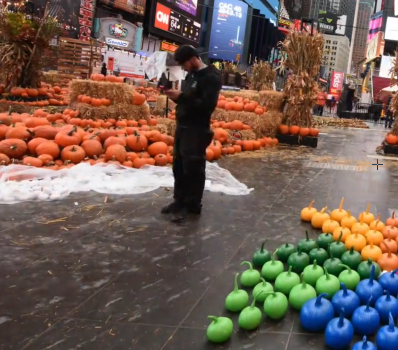
#> input picture image stitching/images/t1_1.png, 398 x 350 px
$ python t1.py
#> lines starting #> are read from the running program, lines starting #| are printed output that depends on the picture
#Only add your code inside the function (including newly improted packages)
# You can design a new function and call the new function in the given functions.
# Not following the project guidelines will result in a 10% reduction in grades

from cv2 import imshow
import cv2
import numpy as np
import matplotlib.pyplot as plt


def stitch_background(img1, img2, savepath=''):
    "The output image should be saved in the savepath."
    "Do NOT modify the code provided."
    img1c = img1
    img2c = img2
    img1 = cv2.copyMakeBorder(img1, 200, 200, 200, 200, cv2.BORDER_CONSTANT)
    img1_grey = cv2.cvtColor(img1, cv2.COLOR_BGR2GRAY)
    img2_grey = cv2.cvtColor(img2, cv2.COLOR_BGR2GRAY)
    sift = cv2.xfeatures2d.SIFT_create()
    kp1, des1 = sift.detectAndCompute(img1_grey, None)
    kp2, des2 = sift.detectAndCompute(img2_grey, None)

    bestMatches = getBestMatch(des1,des2)
    print(len(bestMatches))
    src_pts = np.float32([ kp1[m.get("imgOneIdx")].pt for m in bestMatches ]).reshape(-1,1,2)
    dst_pts = np.float32([ kp2[m.get("imgTwoIdx")].pt for m in bestMatches ]).reshape(-1,1,2)
    M, mask = cv2.findHomography(dst_pts, src_pts, cv2.RANSAC,5.0)

    warped = cv2.warpPerspective(img2, M, ((img2.shape[1] + img1.shape[1]), img1.shape[0]))

    img2_1 = warped[0:img1.shape[0], 0:img1.shape[1]]
    stitched_image = final(img2_1,img1)

    cv2.imwrite(savepath, stitched_image)
    return

def final(img1, img2):
    new = img2
    for i in range(img1.shape[0]):
        for j in range(img1.shape[1]):
            if abs(np.sum(img1[i][j])) == abs(np.sum(img2[i][j])):
                continue
            elif abs(np.sum(img1[i][j])) > abs(np.sum(img2[i][j])):
                new[i][j] = img1[i][j]
            elif abs(np.sum(img1[i][j])) < abs(np.sum(img2[i][j])):
                new[i][j] = img2[i][j]
    return new


def getBestMatch(imgOneFeatures,imgTwoFeatures):

    res = []
    for i in range(len(imgOneFeatures)):

        singleImgOneFeature = imgOneFeatures[i]
        ssdValues = doSSD(singleImgOneFeature,imgTwoFeatures)
        # print(ssdValues.shape)
        sortedssdValues = np.sort(ssdValues)
        # print(sortedssdValues.shape)
        firstMatch = sortedssdValues[0]
        secondMatch = sortedssdValues[1]
        if firstMatch < 0.8 * secondMatch:
            firstMatchIdx = np.where(ssdValues == firstMatch)[0][0]
            match = {
                "imgOneIdx":i,
                "imgTwoIdx":firstMatchIdx,
                "distance":firstMatch
            }
            res.append(match)
    print(res)
    return res


def doSSD(singleImgOneFeature,imgTwoFeatures):

    x = np.subtract(singleImgOneFeature,imgTwoFeatures)
    x = np.square(x)
    x = np.sum(x,axis = 1)
    x = np.sqrt(x)
    return x

if __name__ == "__main__":
    img1 = cv2.imread('./images/t1_1.png')
#> img1 is the input picture: shape (350, 398, 3); mean B, G, R 83.2, 93.9, 113.9
    img2 = cv2.imread('./images/t1_2.png')
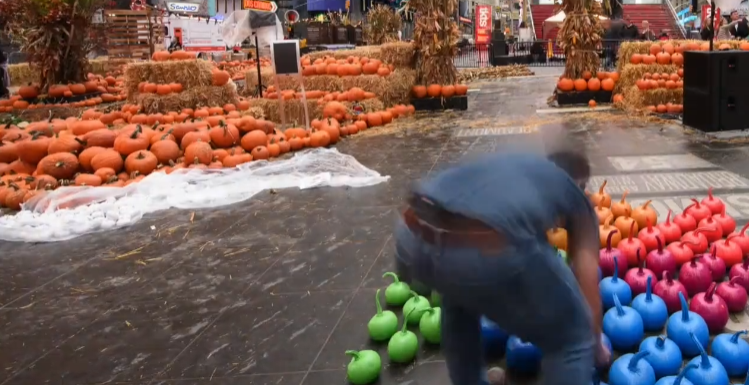
#> input picture image stitching/images/t1_2.png, 749 x 385 px
#> img2 is the input picture: shape (385, 749, 3); mean B, G, R 85, 91.1, 117.7
    savepath = 'task1.png'
    stitch_background(img1, img2, savepath=savepath)
#> in stitch_background, `img1_grey = cv2.cvtColor(img1, cv2.COLOR_BGR2GRAY)`:
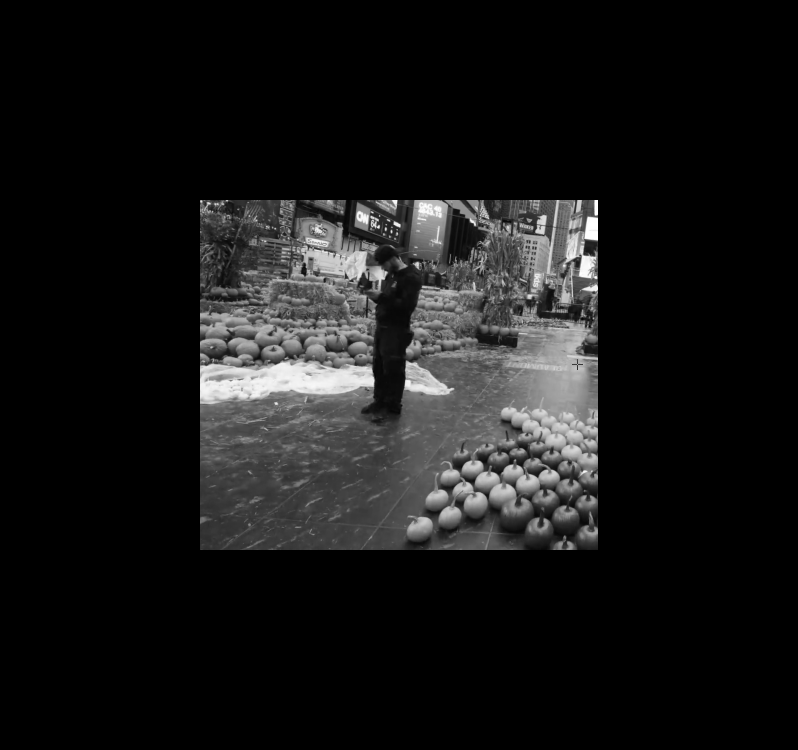
#> img1_grey: shape (750, 798); min 0, max 255, mean 23
#> in stitch_background, `img2_grey = cv2.cvtColor(img2, cv2.COLOR_BGR2GRAY)`:
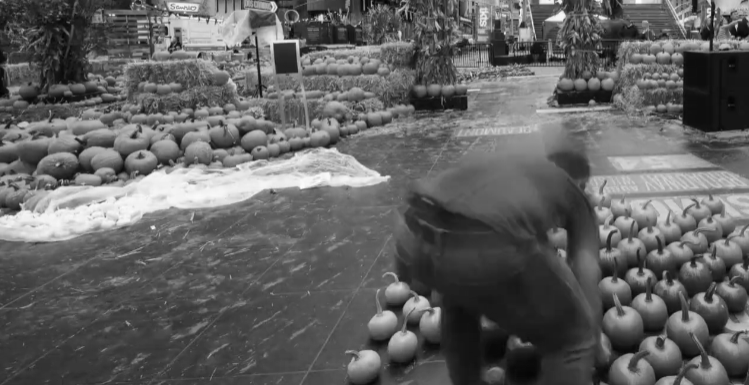
#> img2_grey: shape (385, 749); min 3, max 254, mean 98.3
#> in stitch_background, `kp1, des1 = sift.detectAndCompute(img1_grey, None)`: kp1 = 1872 keypoints; strongest (x, y, size): (596, 202, 2.8), (395, 202, 3), (596, 213, 2.8), (378, 227, 1.9)
#> in stitch_background, `kp2, des2 = sift.detectAndCompute(img2_grey, None)`: kp2 = 3069 keypoints; strongest (x, y, size): (321, 18, 4.7), (560, 17, 7.5), (736, 26, 2.2), (715, 19, 1.8)
#> the loop in getBestMatch, `for i in range(len(imgOneFeatures)): ` made 1872 passes
#> (firstMatch, secondMatch, firstMatchIdx, match) on passes 2, 16, 17, 45, 51, 58, 71, 72, 77: (178.9, 263.2, 2792, {'imgOneIdx': 1, 'imgTwoIdx': 2792, 'distance': 178.9}), (252.4, 344.7, 368, {'imgOneIdx': 15, 'imgTwoIdx': 368, 'distance': 252.4}), (244.4, 329.3, 367, {'imgOneIdx': 16, 'imgTwoIdx': 367, 'distance': 244.4}), (211, 332.5, 236, {'imgOneIdx': 44, 'imgTwoIdx': 236, 'distance': 211}), (79.1, 302.7, 250, {'imgOneIdx': 50, 'imgTwoIdx': 250, 'distance': 79.1}), (89.33, 327.9, 248, {'imgOneIdx': 57, 'imgTwoIdx': 248, 'distance': 89.33}), (192.7, 302.7, 251, {'imgOneIdx': 70, 'imgTwoIdx': 251, 'distance': 192.7}), (151.7, 290.3, 234, {'imgOneIdx': 71, 'imgTwoIdx': 234, 'distance': 151.7}), (86.88, 208.9, 295, {'imgOneIdx': 76, 'imgTwoIdx': 295, 'distance': 86.88})
#> (firstMatch, secondMatch, firstMatchIdx) on pass 153: (114, 211.9, 288)
#> pass 1, in doSSD, `x = np.subtract(singleImgOneFeature,imgTwoFeatures)`:
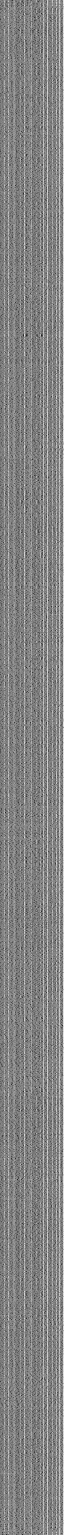
#> x: shape (3069, 128) float32 (shown at 1/2 size); min -171, max 145, mean -7.3; drawn with min black and max white
#> pass 1, in doSSD, `x = np.square(x)`:
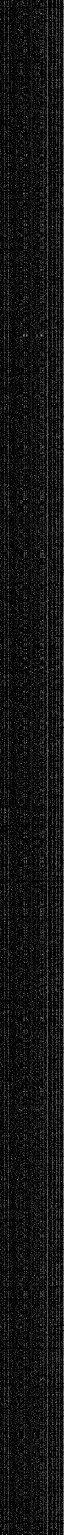
#> x: shape (3069, 128) float32 (shown at 1/2 size); min 0, max 29241, mean 2326.6; drawn with min black and max white
#> after the loop in getBestMatch, `for i in range(len(imgOneFeatures)):`: res = 537 items
#> (printed output is left out)
#> in stitch_background, `src_pts = np.float32([ kp1[m.get("imgOneIdx")].pt for m in bestMatches..`: src_pts = 537 rows, first 8: [196.7, 322], [202.4, 546.6], [202.4, 546.6], [207.5, 358.4], [208.5, 381.5], [210.4, 362.2], [212.2, 344.5], [212.5, 310.7]
#> in stitch_background, `dst_pts = np.float32([ kp2[m.get("imgTwoIdx")].pt for m in bestMatches..`: dst_pts = 537 rows, first 8: [685.7, 76.15], [93.14, 21.46], [93.14, 21.46], [54.07, 180.2], [59.31, 210.7], [59.09, 184.5], [59.41, 160.3], [53.3, 116.4]
#> in stitch_background, `M, mask = cv2.findHomography(dst_pts, src_pts, cv2.RANSAC,5.0)`: M = [[0.738, -0.0854, 183], [0.104, 0.746, 218.5], [6.88e-06, 6.54e-07, 1]]; mask = 537 values, max 1 at index 3, min 0 at index 0, mean 0.927
#> in stitch_background, `warped = cv2.warpPerspective(img2, M, ((img2.shape[1] + img1.shape[1])..`:
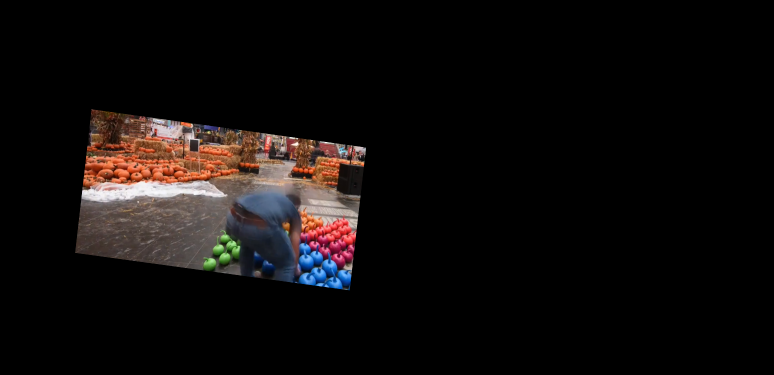
#> warped: shape (750, 1547, 3) (shown at 1/2 size); mean B, G, R 11.7, 12.5, 16.2
#> after the loop in final, `for i in range(img1.shape[0]):`:
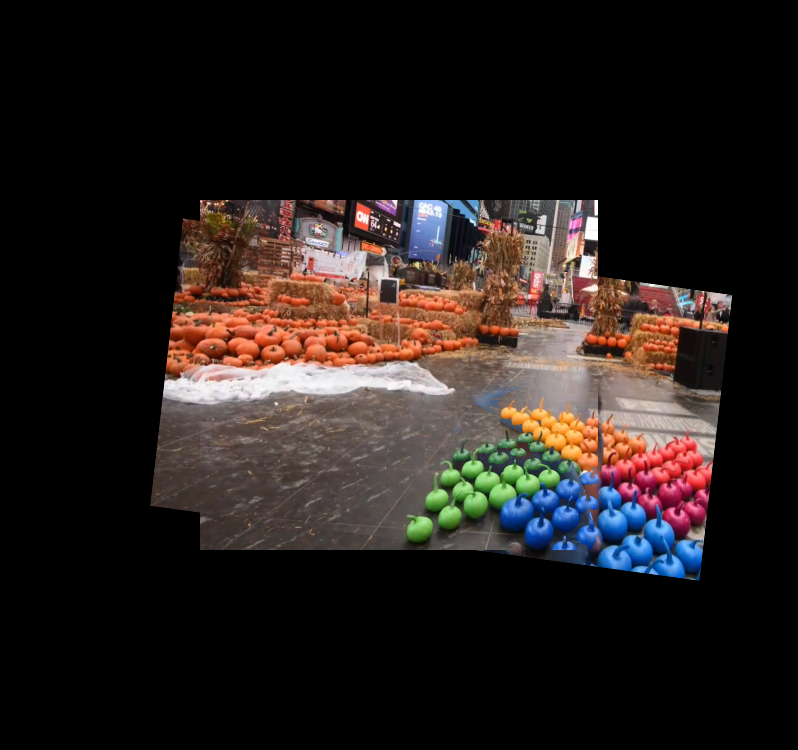
#> new: shape (750, 798, 3); mean of channels 0, 1, 2 28, 30.4, 37.9; drawn as B, G, R
